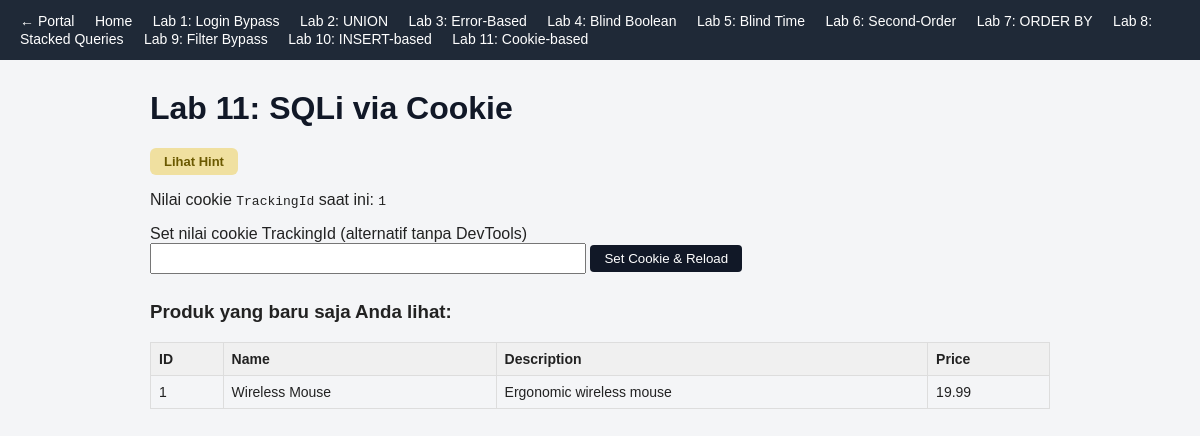
The page /app/src/lab11_cookie_based.php on the database its author committed.
### tables this page shows
CREATE TABLE products (
  id INT AUTO_INCREMENT PRIMARY KEY,
  name VARCHAR(100),
  description TEXT,
  price DECIMAL(10,2),
  category VARCHAR(50)
);

### app/src/lab11_cookie_based.php (the view, shortened to what this page needs)
<?php
require 'db.php';
$tracking_id = $_COOKIE['TrackingId'];
$query = "SELECT id, name, description, price FROM products WHERE id = '$tracking_id' LIMIT 1";
$res = $mysqli->query($query);
$result_html = '';
if ($res === false) {
    $result_html = "<div class='error-box'>SQL Error: " . htmlspecialchars($mysqli->error) . "</div>";
} elseif ($res->num_rows > 0) {
    $result_html = "<table><tr><th>ID</th><th>Name</th><th>Description</th><th>Price</th></tr>";
    while ($row = $res->fetch_assoc()) {
        $result_html .= "<tr><td>" . htmlspecialchars($row['id']) . "</td><td>" . htmlspecialchars($row['name']) . "</td><td>" . htmlspecialchars($row['description']) . "</td><td>" . htmlspecialchars($row['price']) . "</td></tr>";
    }
    $result_html .= "</table>";
} else {
    $result_html = "<div class='error-box'>Produk tidak ditemukan.</div>";
}
include 'header.php';
?>
<details class="hint-box">
<summary>Lihat Hint</summary>
</details>
<p>Nilai cookie <code>TrackingId</code> saat ini: <code><?php echo htmlspecialchars($tracking_id); ?></code></p>
<form method="post">
  <label>Set nilai cookie TrackingId (alternatif tanpa DevTools)</label><br>
  <input type="text" name="tracking_id" value="" style="width:420px;">
  <button type="submit">Set Cookie &amp; Reload</button>
</form>
<h3>Produk yang baru saja Anda lihat:</h3>
<?php echo $result_html; ?>
<?php include 'footer.php'; ?>

### app/src/style.css (style rules this page uses)
body { font-family: Arial, Helvetica, sans-serif; margin: 0; background: #f4f5f7; color: #222; }
table { border-collapse: collapse; width: 100%; margin-top: 12px; }
th, td { border: 1px solid #ddd; padding: 8px; text-align: left; font-size: 14px; }
th { background: #f0f0f0; }
input[type=text], input[type=password] { padding: 6px; width: 260px; margin-bottom: 8px; }
button { padding: 6px 14px; background: #111827; color: #fff; border: none; border-radius: 4px; cursor: pointer; }
details.hint-box { margin: 12px 0; }
details.hint-box summary { cursor: pointer; list-style: none; display: inline-block; background: #f0e0a0; color: #6b5900; font-weight: bold; font-size: 13px; padding: 6px 14px; border-radius: 6px; }
details.hint-box summary::marker { content: ""; }

### rows shown on the page
products: id "1", name "Wireless Mouse", description "Ergonomic wireless mouse", price "19.99"

### other values the page prints
$title "Lab 11: SQLi via Cookie"
$tracking_id "1"
